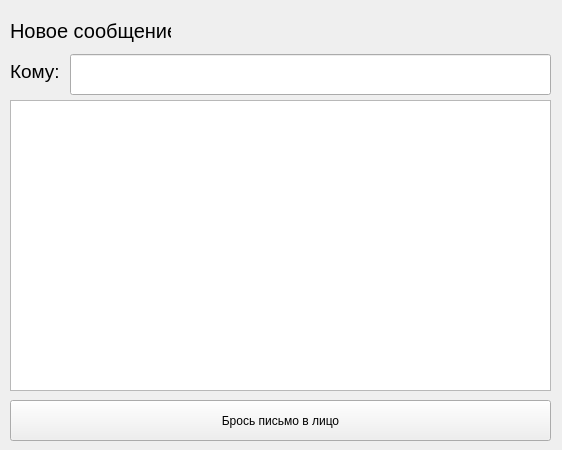
<?xml version="1.0" encoding="UTF-8"?>
<ui version="4.0">
 <class>Letter_send</class>
 <widget class="QWidget" name="Letter_send">
  <property name="geometry">
   <rect>
    <x>0</x>
    <y>0</y>
    <width>562</width>
    <height>450</height>
   </rect>
  </property>
  <property name="windowTitle">
   <string>Form</string>
  </property>
  <widget class="QLabel" name="label">
   <property name="geometry">
    <rect>
     <x>10</x>
     <y>10</y>
     <width>161</width>
     <height>41</height>
    </rect>
   </property>
   <property name="font">
    <font>
     <pointsize>15</pointsize>
    </font>
   </property>
   <property name="text">
    <string>Новое сообщение</string>
   </property>
  </widget>
  <widget class="QLineEdit" name="lineEdit">
   <property name="geometry">
    <rect>
     <x>70</x>
     <y>54</y>
     <width>481</width>
     <height>41</height>
    </rect>
   </property>
  </widget>
  <widget class="QPushButton" name="pushButton">
   <property name="geometry">
    <rect>
     <x>10</x>
     <y>400</y>
     <width>541</width>
     <height>41</height>
    </rect>
   </property>
   <property name="text">
    <string>Брось письмо в лицо</string>
   </property>
  </widget>
  <widget class="QTextEdit" name="textEdit">
   <property name="geometry">
    <rect>
     <x>10</x>
     <y>100</y>
     <width>541</width>
     <height>291</height>
    </rect>
   </property>
  </widget>
  <widget class="QLabel" name="label_2">
   <property name="geometry">
    <rect>
     <x>10</x>
     <y>56</y>
     <width>67</width>
     <height>31</height>
    </rect>
   </property>
   <property name="font">
    <font>
     <pointsize>14</pointsize>
    </font>
   </property>
   <property name="text">
    <string>Кому:</string>
   </property>
  </widget>
 </widget>
 <resources/>
 <connections/>
</ui>
